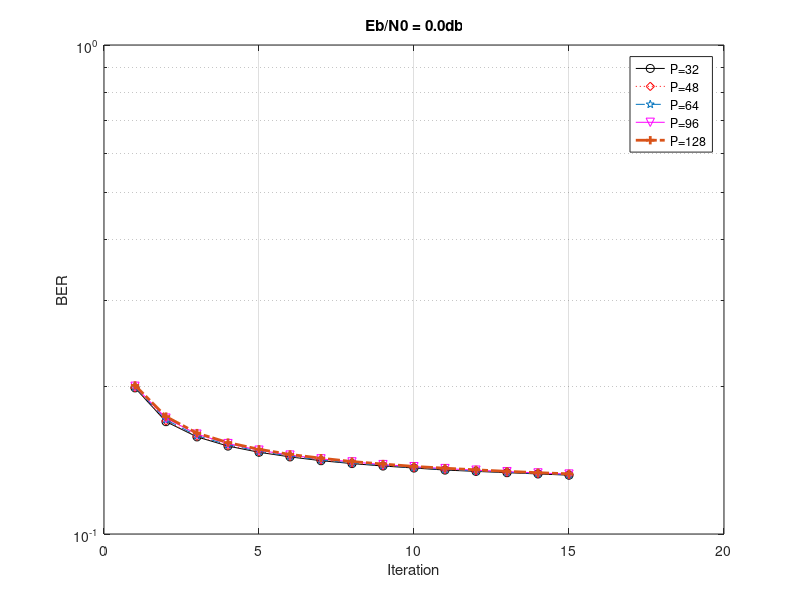

The MATLAB script that drew this image:
clear all;
clc;
format long;
%load Iters10_1;
%y1 = Iters10_1;
load Iter32Eb00.txt;
y32 = Iter32Eb00;
load Iter48Eb00.txt;
y48 = Iter48Eb00;
load Iter64Eb00.txt;
y64 = Iter64Eb00;
load Iter96Eb00.txt;
y96 = Iter96Eb00;
load Iter128Eb00.txt;
y128 = Iter128Eb00;


x=(1:1:15);

semilogy(x,y32,'-ok',x,y48,':dr',x,y64,'--p',x,y96,'-vm',x,y128,'-.+','linewidth',2);

grid on;
title('Eb/N0 = 0.0db');
xlabel('Iteration');
ylabel('BER');
legend({'P=32','P=48','P=64','P=96','P=128'});
%text(x,y,'picture');
